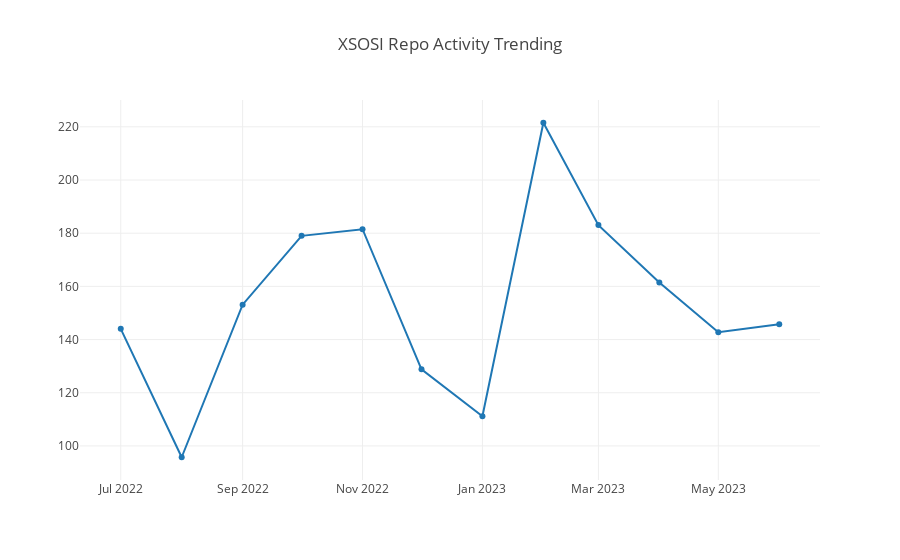

Here is the notebook cell this chart was saved with:
### Code cell
openDigger.render.plotly([{ x: monthes, y: activityTrend, type: 'scatter' }], { title: 'XSOSI Repo Activity Trending' });

### Figure 1 — Plotly figure (JSON) as saved in the notebook; plotly's stock layout.template omitted (floating-point values rounded to 4 significant figures)
{"data": [{"type": "scatter", "x": ["2022-7", "2022-8", "2022-9", "2022-10", "2022-11", "2022-12", "2023-1", "2023-2", "2023-3", "2023-4", "2023-5", "2023-6"], "y": [144.0, 95.75, 153.1, 179.0, 181.5, 128.8, 111.2, 221.5, 183.0, 161.5, 142.8, 145.8]}], "layout": {"autosize": true, "title": {"text": "XSOSI Repo Activity Trending"}, "xaxis": {"autorange": true, "range": ["2022-06-10 22:55:17.1032", "2023-06-21 01:04:42.8968"], "type": "date"}, "yaxis": {"autorange": true, "range": [85.37, 231.9], "type": "linear"}}}
